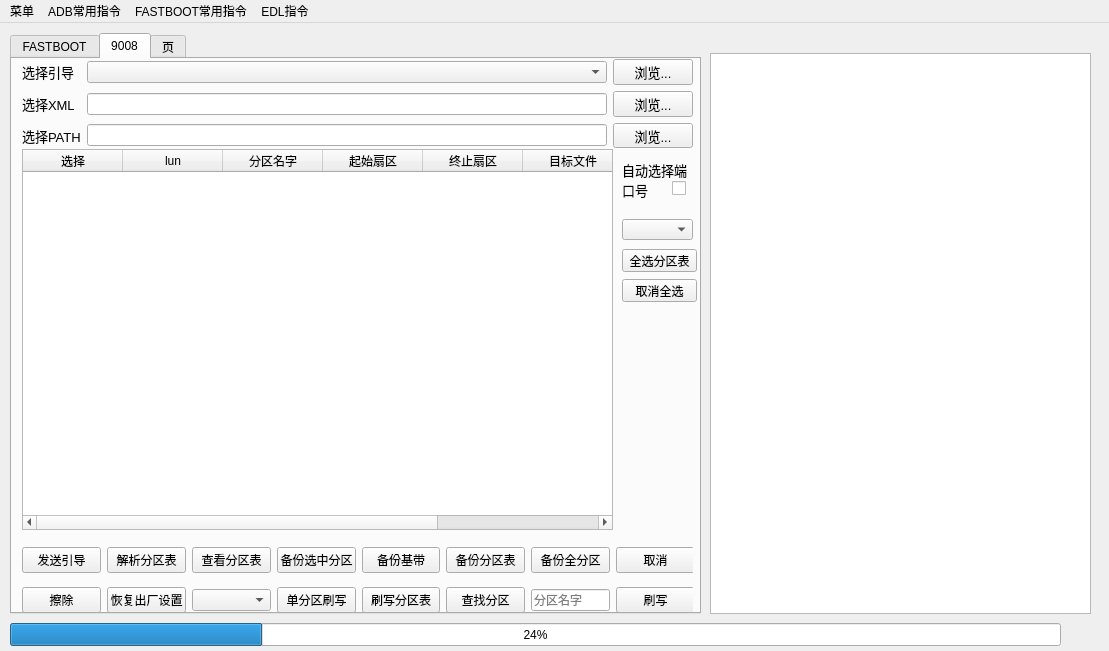
<?xml version="1.0" encoding="UTF-8"?>
<ui version="4.0">
 <class>MainWindow</class>
 <widget class="QMainWindow" name="MainWindow">
  <property name="geometry">
   <rect>
    <x>0</x>
    <y>0</y>
    <width>1109</width>
    <height>651</height>
   </rect>
  </property>
  <property name="minimumSize">
   <size>
    <width>816</width>
    <height>457</height>
   </size>
  </property>
  <property name="maximumSize">
   <size>
    <width>99999</width>
    <height>89999</height>
   </size>
  </property>
  <property name="windowTitle">
   <string>MainWindow</string>
  </property>
  <widget class="QWidget" name="centralwidget">
   <widget class="QTabWidget" name="oneroot">
    <property name="geometry">
     <rect>
      <x>10</x>
      <y>10</y>
      <width>691</width>
      <height>581</height>
     </rect>
    </property>
    <property name="focusPolicy">
     <enum>Qt::NoFocus</enum>
    </property>
    <property name="currentIndex">
     <number>1</number>
    </property>
    <widget class="QWidget" name="tab_3">
     <attribute name="title">
      <string>FASTBOOT</string>
     </attribute>
     <widget class="QLabel" name="label">
      <property name="geometry">
       <rect>
        <x>10</x>
        <y>10</y>
        <width>91</width>
        <height>21</height>
       </rect>
      </property>
      <property name="font">
       <font>
        <pointsize>12</pointsize>
       </font>
      </property>
      <property name="text">
       <string>选择线刷包</string>
      </property>
     </widget>
     <widget class="QLineEdit" name="lujin">
      <property name="geometry">
       <rect>
        <x>100</x>
        <y>10</y>
        <width>481</width>
        <height>21</height>
       </rect>
      </property>
      <property name="readOnly">
       <bool>true</bool>
      </property>
     </widget>
     <widget class="QPushButton" name="liulan">
      <property name="geometry">
       <rect>
        <x>590</x>
        <y>10</y>
        <width>81</width>
        <height>24</height>
       </rect>
      </property>
      <property name="font">
       <font>
        <pointsize>12</pointsize>
       </font>
      </property>
      <property name="text">
       <string>浏览...</string>
      </property>
     </widget>
     <widget class="QTableWidget" name="fastboot">
      <property name="geometry">
       <rect>
        <x>10</x>
        <y>40</y>
        <width>661</width>
        <height>411</height>
       </rect>
      </property>
      <property name="autoScroll">
       <bool>true</bool>
      </property>
      <property name="editTriggers">
       <set>QAbstractItemView::NoEditTriggers</set>
      </property>
      <property name="showGrid">
       <bool>true</bool>
      </property>
      <property name="gridStyle">
       <enum>Qt::NoPen</enum>
      </property>
      <property name="sortingEnabled">
       <bool>false</bool>
      </property>
      <property name="wordWrap">
       <bool>true</bool>
      </property>
      <property name="cornerButtonEnabled">
       <bool>true</bool>
      </property>
      <property name="rowCount">
       <number>0</number>
      </property>
      <property name="columnCount">
       <number>7</number>
      </property>
      <attribute name="horizontalHeaderVisible">
       <bool>true</bool>
      </attribute>
      <attribute name="horizontalHeaderCascadingSectionResizes">
       <bool>false</bool>
      </attribute>
      <attribute name="horizontalHeaderHighlightSections">
       <bool>true</bool>
      </attribute>
      <attribute name="horizontalHeaderShowSortIndicator" stdset="0">
       <bool>false</bool>
      </attribute>
      <attribute name="horizontalHeaderStretchLastSection">
       <bool>false</bool>
      </attribute>
      <attribute name="verticalHeaderVisible">
       <bool>false</bool>
      </attribute>
      <column/>
      <column/>
      <column/>
      <column/>
      <column/>
      <column/>
      <column/>
     </widget>
     <widget class="QWidget" name="verticalLayoutWidget">
      <property name="geometry">
       <rect>
        <x>10</x>
        <y>470</y>
        <width>85</width>
        <height>74</height>
       </rect>
      </property>
      <layout class="QVBoxLayout" name="verticalLayout">
       <item>
        <widget class="QRadioButton" name="xiaomi">
         <property name="text">
          <string>小米模式</string>
         </property>
        </widget>
       </item>
       <item>
        <widget class="QRadioButton" name="oujia">
         <property name="text">
          <string>欧加真模式</string>
         </property>
        </widget>
       </item>
       <item>
        <widget class="QRadioButton" name="tongyong">
         <property name="text">
          <string>通用模式</string>
         </property>
        </widget>
       </item>
      </layout>
     </widget>
     <widget class="QWidget" name="gridLayoutWidget">
      <property name="geometry">
       <rect>
        <x>100</x>
        <y>470</y>
        <width>571</width>
        <height>71</height>
       </rect>
      </property>
      <layout class="QGridLayout" name="gridLayout_3">
       <item row="0" column="3">
        <widget class="QPushButton" name="tiaozhen">
         <property name="text">
          <string>调整分区大小</string>
         </property>
        </widget>
       </item>
       <item row="0" column="4">
        <widget class="QLineEdit" name="daxiao">
         <property name="placeholderText">
          <string>单位KB</string>
         </property>
        </widget>
       </item>
       <item row="0" column="0">
        <widget class="QPushButton" name="readfastboot">
         <property name="text">
          <string>读信息</string>
         </property>
        </widget>
       </item>
       <item row="0" column="1">
        <widget class="QPushButton" name="chuangjian">
         <property name="text">
          <string>创建分区</string>
         </property>
        </widget>
       </item>
       <item row="0" column="5">
        <widget class="QPushButton" name="quxiao">
         <property name="text">
          <string>取消</string>
         </property>
        </widget>
       </item>
       <item row="0" column="2">
        <widget class="QLineEdit" name="fenqu2">
         <property name="placeholderText">
          <string>输入分区名字</string>
         </property>
        </widget>
       </item>
       <item row="1" column="0">
        <widget class="QPushButton" name="chachu1">
         <property name="text">
          <string>擦除</string>
         </property>
        </widget>
       </item>
       <item row="1" column="1">
        <widget class="QPushButton" name="delete1">
         <property name="text">
          <string>删除</string>
         </property>
        </widget>
       </item>
       <item row="1" column="2">
        <widget class="QPushButton" name="shuaxie1">
         <property name="text">
          <string>单分区刷写</string>
         </property>
        </widget>
       </item>
       <item row="1" column="3">
        <widget class="QPushButton" name="chazhao">
         <property name="text">
          <string>查找分区</string>
         </property>
        </widget>
       </item>
       <item row="1" column="4">
        <widget class="QLineEdit" name="chazhao1">
         <property name="placeholderText">
          <string>分区名字</string>
         </property>
        </widget>
       </item>
       <item row="1" column="5">
        <widget class="QPushButton" name="shuaxie2">
         <property name="text">
          <string>刷写</string>
         </property>
        </widget>
       </item>
      </layout>
     </widget>
    </widget>
    <widget class="QWidget" name="tab_2">
     <attribute name="title">
      <string>9008</string>
     </attribute>
     <widget class="QWidget" name="gridLayoutWidget_2">
      <property name="geometry">
       <rect>
        <x>10</x>
        <y>0</y>
        <width>671</width>
        <height>89</height>
       </rect>
      </property>
      <layout class="QGridLayout" name="gridLayout">
       <item row="1" column="1">
        <widget class="QLineEdit" name="lujin_4">
         <property name="readOnly">
          <bool>true</bool>
         </property>
        </widget>
       </item>
       <item row="2" column="2">
        <widget class="QPushButton" name="liulan_4">
         <property name="font">
          <font>
           <pointsize>10</pointsize>
          </font>
         </property>
         <property name="text">
          <string>浏览...</string>
         </property>
        </widget>
       </item>
       <item row="2" column="1">
        <widget class="QLineEdit" name="lujin_2">
         <property name="readOnly">
          <bool>true</bool>
         </property>
        </widget>
       </item>
       <item row="0" column="1">
        <widget class="QComboBox" name="yindao"/>
       </item>
       <item row="1" column="2">
        <widget class="QPushButton" name="liulan_2">
         <property name="font">
          <font>
           <pointsize>10</pointsize>
          </font>
         </property>
         <property name="text">
          <string>浏览...</string>
         </property>
        </widget>
       </item>
       <item row="0" column="2">
        <widget class="QPushButton" name="liulan_yindao">
         <property name="font">
          <font>
           <pointsize>10</pointsize>
          </font>
         </property>
         <property name="text">
          <string>浏览...</string>
         </property>
        </widget>
       </item>
       <item row="2" column="0">
        <widget class="QLabel" name="label_4">
         <property name="font">
          <font>
           <pointsize>10</pointsize>
          </font>
         </property>
         <property name="text">
          <string>选择PATH</string>
         </property>
        </widget>
       </item>
       <item row="1" column="0">
        <widget class="QLabel" name="label_3">
         <property name="font">
          <font>
           <pointsize>10</pointsize>
          </font>
         </property>
         <property name="text">
          <string>选择XML</string>
         </property>
        </widget>
       </item>
       <item row="0" column="0">
        <widget class="QLabel" name="label_6">
         <property name="font">
          <font>
           <pointsize>10</pointsize>
          </font>
         </property>
         <property name="text">
          <string>选择引导</string>
         </property>
        </widget>
       </item>
      </layout>
     </widget>
     <widget class="QTableWidget" name="edl">
      <property name="geometry">
       <rect>
        <x>10</x>
        <y>90</y>
        <width>591</width>
        <height>381</height>
       </rect>
      </property>
      <property name="autoScroll">
       <bool>true</bool>
      </property>
      <property name="editTriggers">
       <set>QAbstractItemView::NoEditTriggers</set>
      </property>
      <property name="showGrid">
       <bool>true</bool>
      </property>
      <property name="gridStyle">
       <enum>Qt::NoPen</enum>
      </property>
      <property name="sortingEnabled">
       <bool>false</bool>
      </property>
      <property name="wordWrap">
       <bool>true</bool>
      </property>
      <property name="cornerButtonEnabled">
       <bool>true</bool>
      </property>
      <property name="rowCount">
       <number>0</number>
      </property>
      <property name="columnCount">
       <number>7</number>
      </property>
      <attribute name="horizontalHeaderVisible">
       <bool>true</bool>
      </attribute>
      <attribute name="horizontalHeaderCascadingSectionResizes">
       <bool>false</bool>
      </attribute>
      <attribute name="horizontalHeaderHighlightSections">
       <bool>true</bool>
      </attribute>
      <attribute name="horizontalHeaderShowSortIndicator" stdset="0">
       <bool>false</bool>
      </attribute>
      <attribute name="horizontalHeaderStretchLastSection">
       <bool>false</bool>
      </attribute>
      <attribute name="verticalHeaderVisible">
       <bool>false</bool>
      </attribute>
      <column>
       <property name="text">
        <string>选择</string>
       </property>
      </column>
      <column>
       <property name="text">
        <string>lun</string>
       </property>
      </column>
      <column>
       <property name="text">
        <string>分区名字</string>
       </property>
      </column>
      <column>
       <property name="text">
        <string>起始扇区</string>
       </property>
      </column>
      <column>
       <property name="text">
        <string>终止扇区</string>
       </property>
      </column>
      <column>
       <property name="text">
        <string>目标文件</string>
       </property>
      </column>
      <column>
       <property name="text">
        <string>目标路径</string>
       </property>
      </column>
     </widget>
     <widget class="QWidget" name="gridLayoutWidget_3">
      <property name="geometry">
       <rect>
        <x>10</x>
        <y>480</y>
        <width>671</width>
        <height>83</height>
       </rect>
      </property>
      <layout class="QGridLayout" name="gridLayout_4">
       <item row="0" column="5">
        <widget class="QPushButton" name="tiaozhen_4">
         <property name="text">
          <string>备份基带</string>
         </property>
        </widget>
       </item>
       <item row="2" column="6">
        <widget class="QPushButton" name="chazhao_2">
         <property name="text">
          <string>查找分区</string>
         </property>
        </widget>
       </item>
       <item row="0" column="1">
        <widget class="QPushButton" name="jiexifenqubiao">
         <property name="text">
          <string>解析分区表</string>
         </property>
        </widget>
       </item>
       <item row="0" column="0">
        <widget class="QPushButton" name="fasong">
         <property name="text">
          <string>发送引导</string>
         </property>
        </widget>
       </item>
       <item row="0" column="6">
        <widget class="QPushButton" name="shuaxie1_4">
         <property name="text">
          <string>备份分区表</string>
         </property>
        </widget>
       </item>
       <item row="2" column="3">
        <widget class="QComboBox" name="comboBox_2"/>
       </item>
       <item row="0" column="3">
        <widget class="QPushButton" name="chakanfenqubiao">
         <property name="text">
          <string>查看分区表</string>
         </property>
        </widget>
       </item>
       <item row="2" column="1">
        <widget class="QPushButton" name="shuaxie2_5">
         <property name="text">
          <string>恢复出厂设置</string>
         </property>
        </widget>
       </item>
       <item row="2" column="0">
        <widget class="QPushButton" name="chachu1_2">
         <property name="text">
          <string>擦除</string>
         </property>
        </widget>
       </item>
       <item row="2" column="9">
        <widget class="QPushButton" name="shuaxie2_2">
         <property name="text">
          <string>刷写</string>
         </property>
        </widget>
       </item>
       <item row="0" column="8">
        <widget class="QPushButton" name="quxiao_2">
         <property name="text">
          <string>备份全分区</string>
         </property>
        </widget>
       </item>
       <item row="0" column="9">
        <widget class="QPushButton" name="shuaxie2_3">
         <property name="text">
          <string>取消</string>
         </property>
        </widget>
       </item>
       <item row="2" column="5">
        <widget class="QPushButton" name="shuaxie2_4">
         <property name="text">
          <string>刷写分区表</string>
         </property>
        </widget>
       </item>
       <item row="2" column="8">
        <widget class="QLineEdit" name="chazhao1_2">
         <property name="placeholderText">
          <string>分区名字</string>
         </property>
        </widget>
       </item>
       <item row="2" column="4">
        <widget class="QPushButton" name="shuaxie1_2">
         <property name="text">
          <string>单分区刷写</string>
         </property>
        </widget>
       </item>
       <item row="0" column="4">
        <widget class="QPushButton" name="backfenqu1">
         <property name="text">
          <string>备份选中分区</string>
         </property>
        </widget>
       </item>
      </layout>
     </widget>
     <widget class="QLabel" name="label_7">
      <property name="geometry">
       <rect>
        <x>610</x>
        <y>100</y>
        <width>71</width>
        <height>41</height>
       </rect>
      </property>
      <property name="font">
       <font>
        <pointsize>10</pointsize>
       </font>
      </property>
      <property name="mouseTracking">
       <bool>true</bool>
      </property>
      <property name="tabletTracking">
       <bool>false</bool>
      </property>
      <property name="acceptDrops">
       <bool>false</bool>
      </property>
      <property name="autoFillBackground">
       <bool>false</bool>
      </property>
      <property name="text">
       <string>自动选择端口号</string>
      </property>
      <property name="textFormat">
       <enum>Qt::PlainText</enum>
      </property>
      <property name="scaledContents">
       <bool>false</bool>
      </property>
      <property name="wordWrap">
       <bool>true</bool>
      </property>
     </widget>
     <widget class="QCheckBox" name="yindaozidong">
      <property name="geometry">
       <rect>
        <x>660</x>
        <y>120</y>
        <width>21</width>
        <height>19</height>
       </rect>
      </property>
      <property name="text">
       <string/>
      </property>
     </widget>
     <widget class="QComboBox" name="xuanzeyindao">
      <property name="geometry">
       <rect>
        <x>610</x>
        <y>160</y>
        <width>71</width>
        <height>21</height>
       </rect>
      </property>
     </widget>
     <widget class="QPushButton" name="quanxuan">
      <property name="geometry">
       <rect>
        <x>610</x>
        <y>190</y>
        <width>75</width>
        <height>23</height>
       </rect>
      </property>
      <property name="text">
       <string>全选分区表</string>
      </property>
     </widget>
     <widget class="QPushButton" name="quxiaoquanxuan">
      <property name="geometry">
       <rect>
        <x>610</x>
        <y>220</y>
        <width>75</width>
        <height>23</height>
       </rect>
      </property>
      <property name="text">
       <string>取消全选</string>
      </property>
     </widget>
    </widget>
    <widget class="QWidget" name="tab">
     <attribute name="title">
      <string>页</string>
     </attribute>
    </widget>
   </widget>
   <widget class="QTextBrowser" name="log">
    <property name="geometry">
     <rect>
      <x>710</x>
      <y>30</y>
      <width>381</width>
      <height>561</height>
     </rect>
    </property>
   </widget>
   <widget class="QProgressBar" name="jindutiao">
    <property name="geometry">
     <rect>
      <x>10</x>
      <y>600</y>
      <width>1051</width>
      <height>23</height>
     </rect>
    </property>
    <property name="value">
     <number>24</number>
    </property>
   </widget>
   <widget class="QLabel" name="jindutiao2">
    <property name="geometry">
     <rect>
      <x>1050</x>
      <y>600</y>
      <width>51</width>
      <height>21</height>
     </rect>
    </property>
    <property name="font">
     <font>
      <pointsize>12</pointsize>
     </font>
    </property>
    <property name="text">
     <string/>
    </property>
   </widget>
  </widget>
  <widget class="QMenuBar" name="menubar">
   <property name="geometry">
    <rect>
     <x>0</x>
     <y>0</y>
     <width>1109</width>
     <height>22</height>
    </rect>
   </property>
   <widget class="QMenu" name="menu">
    <property name="title">
     <string>菜单</string>
    </property>
    <addaction name="shebei"/>
    <addaction name="separator"/>
    <addaction name="qudong1"/>
    <addaction name="qudong2"/>
    <addaction name="qudong3"/>
    <addaction name="qudong4"/>
    <addaction name="separator"/>
    <addaction name="toupin1"/>
    <addaction name="separator"/>
    <addaction name="cmd1"/>
    <addaction name="separator"/>
    <addaction name="clear"/>
    <addaction name="separator"/>
    <addaction name="clear_ADB"/>
   </widget>
   <widget class="QMenu" name="menuADB">
    <property name="title">
     <string>ADB常用指令</string>
    </property>
    <addaction name="ADB_RB"/>
    <addaction name="ADB_REC"/>
    <addaction name="ADB_FASTBOOT"/>
    <addaction name="ADB_FASTBOOTD"/>
    <addaction name="ADB_EDL"/>
    <addaction name="separator"/>
    <addaction name="ADB_AB"/>
    <addaction name="separator"/>
    <addaction name="ADB_APK"/>
    <addaction name="separator"/>
    <addaction name="ADB_DEVICES"/>
   </widget>
   <widget class="QMenu" name="menuFASTBOOT">
    <property name="title">
     <string>FASTBOOT常用指令</string>
    </property>
    <addaction name="FB_REBOOT"/>
    <addaction name="FB_REC"/>
    <addaction name="FB_FB"/>
    <addaction name="FB_FD"/>
    <addaction name="FB_EDL1"/>
    <addaction name="FB_EDL2"/>
    <addaction name="separator"/>
    <addaction name="FB_DE"/>
    <addaction name="FB_FBD"/>
    <addaction name="FB_AB"/>
    <addaction name="FB_UNLOCK"/>
    <addaction name="separator"/>
    <addaction name="FB_UNBL"/>
    <addaction name="FB_BL_2"/>
   </widget>
   <widget class="QMenu" name="menuEDL">
    <property name="title">
     <string>EDL指令</string>
    </property>
    <addaction name="action"/>
    <addaction name="action_Bootloader"/>
    <addaction name="action_Fastboot"/>
    <addaction name="action_EDL"/>
   </widget>
   <addaction name="menu"/>
   <addaction name="menuADB"/>
   <addaction name="menuFASTBOOT"/>
   <addaction name="menuEDL"/>
  </widget>
  <action name="shebei">
   <property name="text">
    <string>打开设备管理器</string>
   </property>
  </action>
  <action name="qudong1">
   <property name="text">
    <string>安装安卓驱动</string>
   </property>
  </action>
  <action name="qudong2">
   <property name="text">
    <string>安装9008驱动1</string>
   </property>
  </action>
  <action name="qudong3">
   <property name="text">
    <string>安装9008驱动2</string>
   </property>
  </action>
  <action name="qudong4">
   <property name="text">
    <string>安装微软驱动</string>
   </property>
  </action>
  <action name="toupin1">
   <property name="text">
    <string>投屏</string>
   </property>
  </action>
  <action name="ADB_REC">
   <property name="text">
    <string>重启到REC</string>
   </property>
  </action>
  <action name="ADB_FASTBOOT">
   <property name="text">
    <string>重启到FASTBOOT</string>
   </property>
  </action>
  <action name="ADB_FASTBOOTD">
   <property name="text">
    <string>重启到FASTBOOTD</string>
   </property>
  </action>
  <action name="ADB_EDL">
   <property name="text">
    <string>重启到EDL</string>
   </property>
  </action>
  <action name="ADB_AB">
   <property name="text">
    <string>查看AB分区状态</string>
   </property>
  </action>
  <action name="ADB_APK">
   <property name="text">
    <string>安装APK</string>
   </property>
  </action>
  <action name="FB_REBOOT">
   <property name="text">
    <string>重启</string>
   </property>
  </action>
  <action name="FB_REC">
   <property name="text">
    <string>重启到REC</string>
   </property>
  </action>
  <action name="FB_FB">
   <property name="text">
    <string>重启到BOOTLOADER</string>
   </property>
  </action>
  <action name="FB_FD">
   <property name="text">
    <string>重启到FASTBOOTD</string>
   </property>
  </action>
  <action name="FB_EDL1">
   <property name="text">
    <string>重启到EDL (1)</string>
   </property>
  </action>
  <action name="FB_EDL2">
   <property name="text">
    <string>重启到EDL (2)</string>
   </property>
  </action>
  <action name="FB_AB">
   <property name="text">
    <string>查看AB分区状态</string>
   </property>
  </action>
  <action name="FB_UNLOCK">
   <property name="text">
    <string>查看解锁情况</string>
   </property>
  </action>
  <action name="FB_UNBL">
   <property name="text">
    <string>解锁BL</string>
   </property>
  </action>
  <action name="FB_BL_2">
   <property name="text">
    <string>回锁BL</string>
   </property>
  </action>
  <action name="ADB_DEVICES">
   <property name="text">
    <string>检查设备连接状况</string>
   </property>
  </action>
  <action name="cmd1">
   <property name="text">
    <string>CMD</string>
   </property>
  </action>
  <action name="ADB_RB">
   <property name="text">
    <string>重启</string>
   </property>
  </action>
  <action name="FB_DE">
   <property name="text">
    <string>查看设备连接状态</string>
   </property>
  </action>
  <action name="FB_FBD">
   <property name="text">
    <string>查看当前处于FB还是FD状态</string>
   </property>
  </action>
  <action name="clear">
   <property name="text">
    <string>清屏</string>
   </property>
  </action>
  <action name="clear_ADB">
   <property name="text">
    <string>清理ADB进程</string>
   </property>
  </action>
  <action name="action_EDL_3">
   <property name="text">
    <string>重启到EDL (3)</string>
   </property>
  </action>
  <action name="action">
   <property name="text">
    <string>重启</string>
   </property>
  </action>
  <action name="action_Bootloader">
   <property name="text">
    <string>重启到Bootloader</string>
   </property>
  </action>
  <action name="action_Fastboot">
   <property name="text">
    <string>重启到Fastboot</string>
   </property>
  </action>
  <action name="action_EDL">
   <property name="text">
    <string>重启到EDL</string>
   </property>
  </action>
 </widget>
 <resources/>
 <connections/>
</ui>
